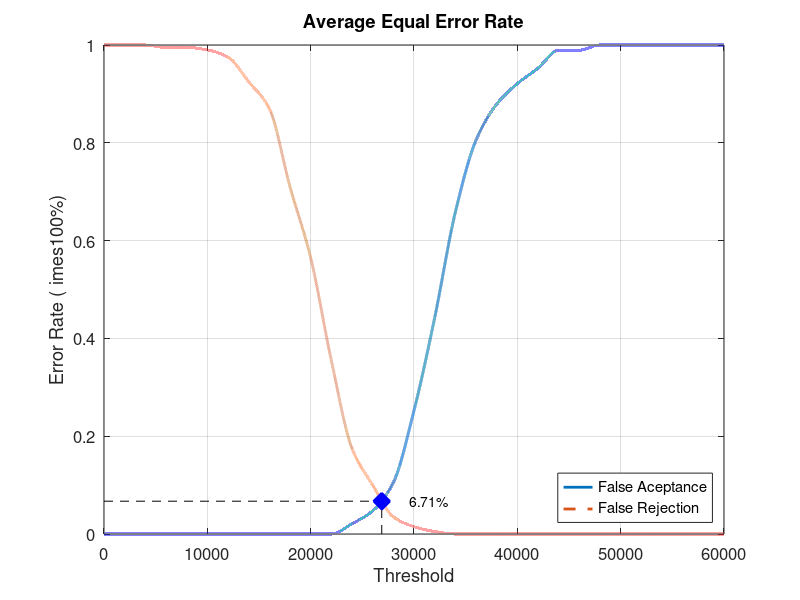
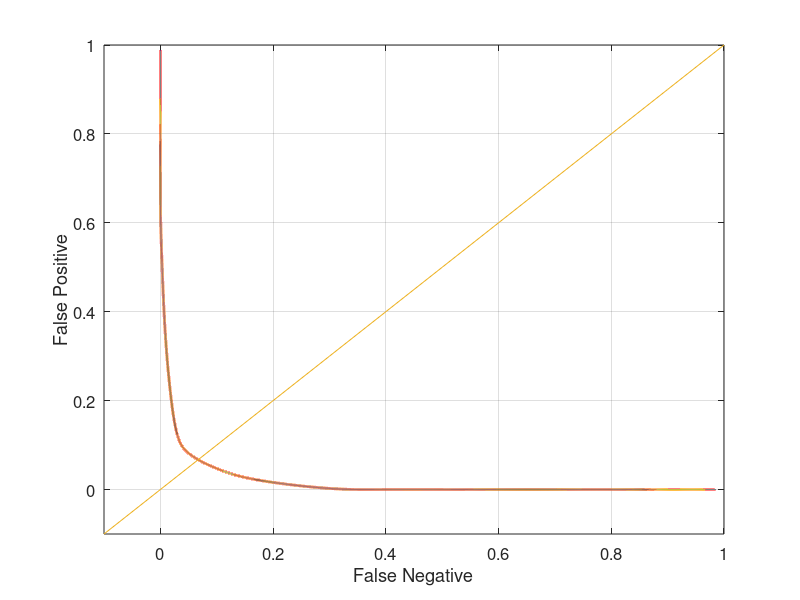

Write the MATLAB code that produced these figures, in order.
close all;
clear;
clc;
x = 0:2000:60000;
xq = 0:0.5:60000;

y0 = [0 0 0 0 0 0 0 0 0 0 0 0 0.0210526 0.0473684 0.105263 0.252632 0.442105 0.657895 0.805263 0.878947 0.921053 0.952632 0.989474 0.989474 1 1 1 1 1 1 1]
yy0 = interp1(x, y0, xq, 'pchip');
y1 = [1 1 1 0.995 0.995 0.99 0.975 0.925 0.87 0.71 0.565 0.355 0.175 0.1 0.035 0.015 0.005 0 0 0 0 0 0 0 0 0 0 0 0 0 0]
yy1 = interp1(x, y1, xq, 'pchip');

% Calculating EER: 
y2 = abs(y0 - y1);
find(y2 == min(y2))
yy2 = abs(yy0 - yy1);
xEER = find(yy2 == min(yy2));
xEERIndex = xq(xEER) % X-axis EER
yEER = yy0(xEER) % Y-axis EER

main = figure
plot(xq, yy0,'-','LineWidth', 2);	hold on
plot(xq, yy1,'--','LineWidth', 2);	hold on
plot([xEERIndex xEERIndex], [0 yEER], 'k--');	hold on
plot([0 xEERIndex], [yEER yEER], 'k--');	hold on
plot(xEERIndex, yEER, 'bx', 'LineWidth', 10);	hold on
text(xEERIndex + 10 * xEERIndex / 100, yEER, [num2str(round((10000 * yEER)) / 100) '%'])
legend('False Aceptance', 'False Rejection', 'Location', 'SouthEast')
xlabel('Threshold')
ylabel('Error Rate (	imes100%)')
title('Average Equal Error Rate')
set(gca, 'FontSize', 12)
axis([0 60000 0 1])
grid on

print(main, 'Database3_3Main', '-dpng');
FNRxFPR = figure('Color', [1 1 1]);
plot(yy1, yy0, '-', yy1, yy0, 'LineWidth', 2);
hold on
y = -0.1:0.1:1
plot(y, y); 
set(gca, 'FontSize', 12)
xlabel('False Negative')
ylabel('False Positive')
axis([-0.1 1 -0.1 1])
set(gca, 'FontSize', 12)
grid on

print(FNRxFPR, 'Database3_3FNRxFPR','-dpng');
